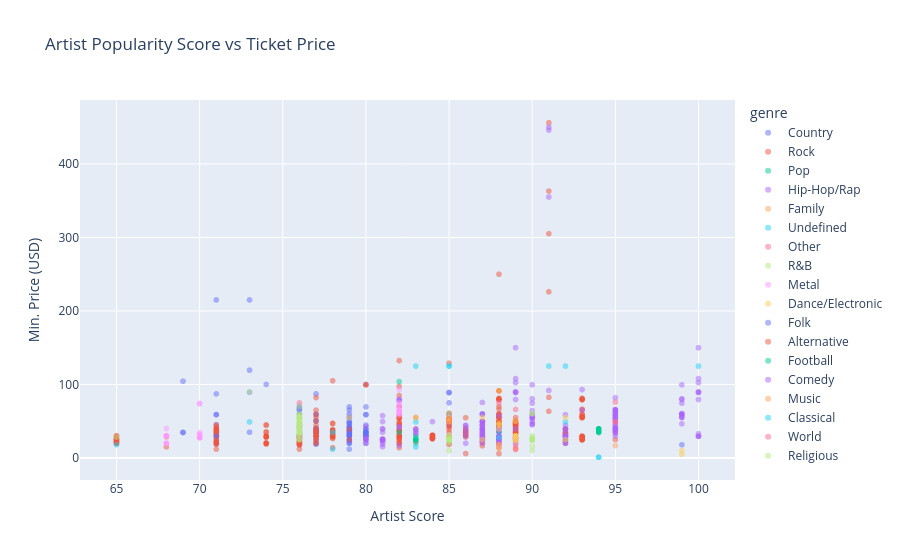

Notebook cell for this chart:
### Code cell
# Price vs artist score scatter
fig = px.scatter(
    df[df['minprice'] <= df['minprice'].quantile(0.99)],
    x='score', y='minprice', color='genre', opacity=0.5,
    title='Artist Popularity Score vs Ticket Price',
    labels={'score': 'Artist Score', 'minprice': 'Min. Price (USD)'},
)
fig.show()

### Figure 1 — Plotly figure (JSON) as saved in the notebook; plotly's stock layout.template omitted (floating-point values rounded to 4 significant figures; data arrays with more than 128 entries replaced by an {"elided": "..."} marker saying what was removed)
{"data": [{"hovertemplate": "genre=Country<br>Artist Score=%{x}<br>Min. Price (USD)=%{y}<extra></extra>", "legendgroup": "Country", "marker": {"color": "#636efa", "opacity": 0.5, "symbol": "circle"}, "mode": "markers", "name": "Country", "showlegend": true, "type": "scattergl", "x": {"elided": "247 int values"}, "xaxis": "x", "y": {"elided": "247 float values"}, "yaxis": "y"}, {"hovertemplate": "genre=Rock<br>Artist Score=%{x}<br>Min. Price (USD)=%{y}<extra></extra>", "legendgroup": "Rock", "marker": {"color": "#EF553B", "opacity": 0.5, "symbol": "circle"}, "mode": "markers", "name": "Rock", "showlegend": true, "type": "scattergl", "x": {"elided": "447 int values"}, "xaxis": "x", "y": {"elided": "447 float values"}, "yaxis": "y"}, {"hovertemplate": "genre=Pop<br>Artist Score=%{x}<br>Min. Price (USD)=%{y}<extra></extra>", "legendgroup": "Pop", "marker": {"color": "#00cc96", "opacity": 0.5, "symbol": "circle"}, "mode": "markers", "name": "Pop", "showlegend": true, "type": "scattergl", "x": [94, 94, 94, 94, 83, 94, 94, 94, 83, 88, 88, 88, 88, 88, 88, 88, 88, 88, 88, 94, 94, 94, 94, 94, 94, 94, 94, 94, 88, 94, 83, 83, 83, 83, 83, 83, 83, 92, 83, 82, 94, 94, 94], "xaxis": "x", "y": [39.5, 39.5, 39.5, 39.5, 30.0, 39.5, 35.5, 34.5, 25.0, 39.5, 35.5, 39.5, 39.5, 39.5, 36.0, 39.5, 35.5, 39.5, 39.5, 39.5, 37.0, 39.5, 35.5, 36.5, 39.5, 35.5, 35.5, 39.5, 39.5, 39.5, 25.0, 25.0, 25.0, 29.5, 25.0, 25.0, 20.0, 25.0, 25.0, 35.0, 36.0, 39.5, 37.5], "yaxis": "y"}, {"hovertemplate": "genre=Hip-Hop/Rap<br>Artist Score=%{x}<br>Min. Price (USD)=%{y}<extra></extra>", "legendgroup": "Hip-Hop/Rap", "marker": {"color": "#ab63fa", "opacity": 0.5, "symbol": "circle"}, "mode": "markers", "name": "Hip-Hop/Rap", "showlegend": true, "type": "scattergl", "x": {"elided": "263 int values"}, "xaxis": "x", "y": {"elided": "263 float values"}, "yaxis": "y"}, {"hovertemplate": "genre=Family<br>Artist Score=%{x}<br>Min. Price (USD)=%{y}<extra></extra>", "legendgroup": "Family", "marker": {"color": "#FFA15A", "opacity": 0.5, "symbol": "circle"}, "mode": "markers", "name": "Family", "showlegend": true, "type": "scattergl", "x": [85, 88, 88, 88, 88, 85, 85, 89, 89], "xaxis": "x", "y": [18.0, 18.0, 13.2, 18.0, 13.2, 49.5, 49.5, 12.21, 13.2], "yaxis": "y"}, {"hovertemplate": "genre=Undefined<br>Artist Score=%{x}<br>Min. Price (USD)=%{y}<extra></extra>", "legendgroup": "Undefined", "marker": {"color": "#19d3f3", "opacity": 0.5, "symbol": "circle"}, "mode": "markers", "name": "Undefined", "showlegend": true, "type": "scattergl", "x": [83, 83, 92, 73, 91, 94, 94, 83, 100, 85, 78, 65, 78, 85, 92], "xaxis": "x", "y": [125.0, 49.0, 125.0, 49.0, 125.0, 1.0, 1.0, 15.0, 125.0, 125.0, 12.0, 18.0, 35.0, 125.0, 49.0], "yaxis": "y"}, {"hovertemplate": "genre=Other<br>Artist Score=%{x}<br>Min. Price (USD)=%{y}<extra></extra>", "legendgroup": "Other", "marker": {"color": "#FF6692", "opacity": 0.5, "symbol": "circle"}, "mode": "markers", "name": "Other", "showlegend": true, "type": "scattergl", "x": [76, 88, 95, 89, 89, 89], "xaxis": "x", "y": [75.0, 75.0, 76.0, 66.0, 11.5, 16.8], "yaxis": "y"}, {"hovertemplate": "genre=R&B<br>Artist Score=%{x}<br>Min. Price (USD)=%{y}<extra></extra>", "legendgroup": "R&B", "marker": {"color": "#B6E880", "opacity": 0.5, "symbol": "circle"}, "mode": "markers", "name": "R&B", "showlegend": true, "type": "scattergl", "x": [76, 76, 76, 76, 76, 76, 76, 76, 76, 73, 76, 76, 90, 90, 90, 90, 90, 90, 90, 76, 76, 76, 76, 76, 76, 90, 76, 90, 90, 90, 90, 90, 90, 90, 90, 90, 76, 76, 76, 76, 76, 76, 76, 76, 76, 76, 76, 76, 76, 76, 76, 76, 76, 85, 85, 85, 85, 85, 85, 85, 85, 85, 85, 85, 90, 76, 76, 90, 85, 90, 85, 85, 85, 85, 85, 85], "xaxis": "x", "y": [46.0, 39.5, 37.0, 35.78, 55.0, 36.5, 35.0, 54.47, 55.0, 90.0, 25.0, 44.5, 25.0, 24.0, 61.0, 16.0, 25.0, 25.0, 25.0, 25.0, 34.5, 49.5, 49.5, 59.5, 50.0, 59.99, 50.0, 25.0, 25.0, 29.99, 25.0, 27.5, 25.0, 25.0, 25.0, 10.0, 49.5, 36.65, 39.5, 30.47, 45.0, 36.5, 45.0, 53.5, 69.5, 56.5, 32.0, 39.5, 46.5, 49.5, 59.5, 42.0, 56.5, 25.0, 25.0, 29.99, 25.0, 25.0, 25.0, 61.0, 25.0, 24.0, 21.0, 25.0, 25.0, 49.5, 34.5, 25.0, 25.0, 25.0, 25.0, 25.0, 29.99, 27.5, 10.0, 25.0], "yaxis": "y"}, {"hovertemplate": "genre=Metal<br>Artist Score=%{x}<br>Min. Price (USD)=%{y}<extra></extra>", "legendgroup": "Metal", "marker": {"color": "#FF97FF", "opacity": 0.5, "symbol": "circle"}, "mode": "markers", "name": "Metal", "showlegend": true, "type": "scattergl", "x": [68, 82, 68, 68, 68, 68, 82, 82, 68, 70, 70, 70, 82, 82, 82, 82, 82, 82, 68, 70, 70, 68, 70, 68, 68, 68, 68, 68, 70, 70, 70, 70, 70, 82, 82, 82, 82, 82, 82, 82, 82, 82, 82, 82], "xaxis": "x", "y": [30.0, 65.0, 30.0, 30.0, 30.0, 40.0, 62.0, 62.0, 30.0, 28.5, 28.0, 28.5, 65.0, 65.0, 65.0, 93.0, 62.0, 62.0, 30.0, 74.3, 27.5, 20.0, 34.5, 20.0, 20.0, 20.0, 30.0, 30.0, 73.65, 32.0, 32.0, 27.5, 27.5, 61.0, 58.25, 63.0, 61.0, 61.44, 70.5, 75.0, 71.5, 61.0, 65.0, 65.0], "yaxis": "y"}, {"hovertemplate": "genre=Dance/Electronic<br>Artist Score=%{x}<br>Min. Price (USD)=%{y}<extra></extra>", "legendgroup": "Dance/Electronic", "marker": {"color": "#FECB52", "opacity": 0.5, "symbol": "circle"}, "mode": "markers", "name": "Dance/Electronic", "showlegend": true, "type": "scattergl", "x": [83, 89, 89, 89, 89, 89, 89, 79, 87, 99, 99, 85, 92, 83, 87, 92, 89, 88, 88, 88, 88, 89], "xaxis": "x", "y": [55.0, 25.0, 23.0, 30.0, 30.0, 29.5, 25.0, 55.0, 25.0, 5.0, 10.0, 55.0, 25.0, 39.5, 55.0, 55.0, 50.0, 45.0, 91.5, 47.35, 39.5, 30.0], "yaxis": "y"}, {"hovertemplate": "genre=Folk<br>Artist Score=%{x}<br>Min. Price (USD)=%{y}<extra></extra>", "legendgroup": "Folk", "marker": {"color": "#636efa", "opacity": 0.5, "symbol": "circle"}, "mode": "markers", "name": "Folk", "showlegend": true, "type": "scattergl", "x": [71, 71], "xaxis": "x", "y": [87.16, 29.5], "yaxis": "y"}, {"hovertemplate": "genre=Alternative<br>Artist Score=%{x}<br>Min. Price (USD)=%{y}<extra></extra>", "legendgroup": "Alternative", "marker": {"color": "#EF553B", "opacity": 0.5, "symbol": "circle"}, "mode": "markers", "name": "Alternative", "showlegend": true, "type": "scattergl", "x": [78], "xaxis": "x", "y": [105.0], "yaxis": "y"}, {"hovertemplate": "genre=Football<br>Artist Score=%{x}<br>Min. Price (USD)=%{y}<extra></extra>", "legendgroup": "Football", "marker": {"color": "#00cc96", "opacity": 0.5, "symbol": "circle"}, "mode": "markers", "name": "Football", "showlegend": true, "type": "scattergl", "x": [82], "xaxis": "x", "y": [104.0], "yaxis": "y"}, {"hovertemplate": "genre=Comedy<br>Artist Score=%{x}<br>Min. Price (USD)=%{y}<extra></extra>", "legendgroup": "Comedy", "marker": {"color": "#ab63fa", "opacity": 0.5, "symbol": "circle"}, "mode": "markers", "name": "Comedy", "showlegend": true, "type": "scattergl", "x": [83, 83, 83, 83, 83], "xaxis": "x", "y": [33.45, 34.5, 37.5, 39.0, 39.5], "yaxis": "y"}, {"hovertemplate": "genre=Music<br>Artist Score=%{x}<br>Min. Price (USD)=%{y}<extra></extra>", "legendgroup": "Music", "marker": {"color": "#FFA15A", "opacity": 0.5, "symbol": "circle"}, "mode": "markers", "name": "Music", "showlegend": true, "type": "scattergl", "x": [95], "xaxis": "x", "y": [16.8], "yaxis": "y"}, {"hovertemplate": "genre=Classical<br>Artist Score=%{x}<br>Min. Price (USD)=%{y}<extra></extra>", "legendgroup": "Classical", "marker": {"color": "#19d3f3", "opacity": 0.5, "symbol": "circle"}, "mode": "markers", "name": "Classical", "showlegend": true, "type": "scattergl", "x": [88], "xaxis": "x", "y": [28.0], "yaxis": "y"}, {"hovertemplate": "genre=World<br>Artist Score=%{x}<br>Min. Price (USD)=%{y}<extra></extra>", "legendgroup": "World", "marker": {"color": "#FF6692", "opacity": 0.5, "symbol": "circle"}, "mode": "markers", "name": "World", "showlegend": true, "type": "scattergl", "x": [95, 95], "xaxis": "x", "y": [49.0, 49.0], "yaxis": "y"}, {"hovertemplate": "genre=Religious<br>Artist Score=%{x}<br>Min. Price (USD)=%{y}<extra></extra>", "legendgroup": "Religious", "marker": {"color": "#B6E880", "opacity": 0.5, "symbol": "circle"}, "mode": "markers", "name": "Religious", "showlegend": true, "type": "scattergl", "x": [65], "xaxis": "x", "y": [28.5], "yaxis": "y"}], "layout": {"legend": {"title": {"text": "genre"}, "tracegroupgap": 0}, "title": {"text": "Artist Popularity Score vs Ticket Price"}, "xaxis": {"anchor": "y", "domain": [0.0, 1.0], "title": {"text": "Artist Score"}}, "yaxis": {"anchor": "x", "domain": [0.0, 1.0], "title": {"text": "Min. Price (USD)"}}}}
